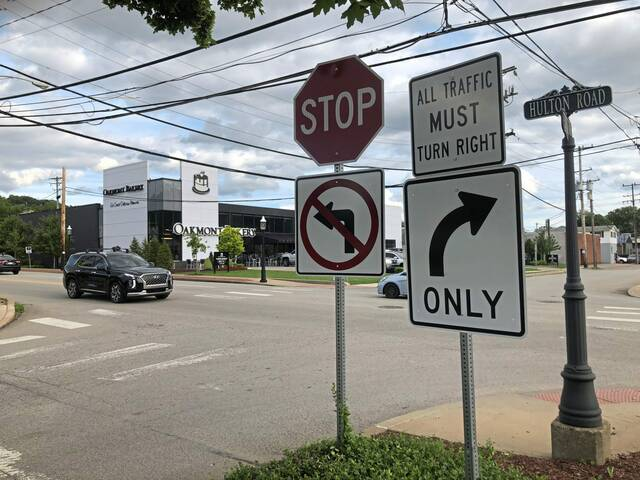
#> input picture images/5138416_web1_PAL-OakStreets-062322.jpg, 640 x 480 px; its folder holds only this picture in this run
$ python main.py
#> lines starting #> are read from the running program, lines starting #| are printed output that depends on the picture; after the words box and inside, x2 and y2 are one past the last pixel; in counts of white or black regions, pixels touching at a corner belong together
#> in detect_signs_with_masks, original_image is the input picture: shape (480, 640, 3); mean B, G, R 138.8, 142.5, 142.1
import cv2
import numpy as np
import time
import os

CONFIG = {
    'TARGET_WIDTH': 800,

    'RED_LOWER_1': np.array([0, 70, 50]),
    'RED_UPPER_1': np.array([10, 255, 255]),
    'RED_LOWER_2': np.array([170, 70, 50]),
    'RED_UPPER_2': np.array([180, 255, 255]),

    'BLUR_KERNEL': (5, 5),
    'MORPH_KERNEL': (3, 3),
    'MIN_AREA': 1500,
    'ASPECT_RATIO_MIN': 0.75,
    'ASPECT_RATIO_MAX': 1.25,

    'WHITE_BAR_THRESHOLD': 0.55,
    'CENTER_STRIP_HEIGHT': 0.10,
}

def normalize_image(image, target_width):
#> called with target_width = 800
    h, w = image.shape[:2]
#> h = 480; w = 640
    scale = target_width / w
#> scale = 1.25
    new_h = int(h * scale)
#> new_h = 600
    return cv2.resize(image, (target_width, new_h), interpolation=cv2.INTER_AREA)


def is_box_inside(inner_box, outer_box):
    xi, yi, wi, hi = inner_box
    xo, yo, wo, ho = outer_box
    buffer = 2
    if (xi >= xo - buffer) and (yi >= yo - buffer) and \
            (xi + wi <= xo + wo + buffer) and (yi + hi <= yo + ho + buffer):
        return True
    return False


def draw_dashed_horizontal_line(img, x_start, x_end, y, color, thickness=2, dash_len=10):
    for x in range(x_start, x_end, dash_len * 2):
        cv2.line(img, (x, y), (min(x + dash_len, x_end), y), color, thickness)


def detect_signs_with_masks(input_folder):
    if not os.path.exists(input_folder):
        print(f"Error: Directory '{input_folder}' not found.")
        return

    valid_extensions = ('.jpg', '.jpeg', '.png', '.bmp')
    image_files = [f for f in os.listdir(input_folder) if f.lower().endswith(valid_extensions)]

    print(f"{'=' * 60}")
    print(" PRESS 'q' TO QUIT | PRESS ANY KEY FOR NEXT IMAGE")
    print(f"{'=' * 60}\n")

    for img_name in image_files:
        img_path = os.path.join(input_folder, img_name)
        original_image = cv2.imread(img_path)
        if original_image is None: continue

        start_time = time.perf_counter()

        image = normalize_image(original_image, CONFIG['TARGET_WIDTH'])
        display_img = image.copy()

        blurred = cv2.GaussianBlur(image, CONFIG['BLUR_KERNEL'], 0)
        hsv = cv2.cvtColor(blurred, cv2.COLOR_BGR2HSV)
#> hsv: shape (600, 800, 3); mean H, S, V 65.6, 36.1, 150

        mask1 = cv2.inRange(hsv, CONFIG['RED_LOWER_1'], CONFIG['RED_UPPER_1'])
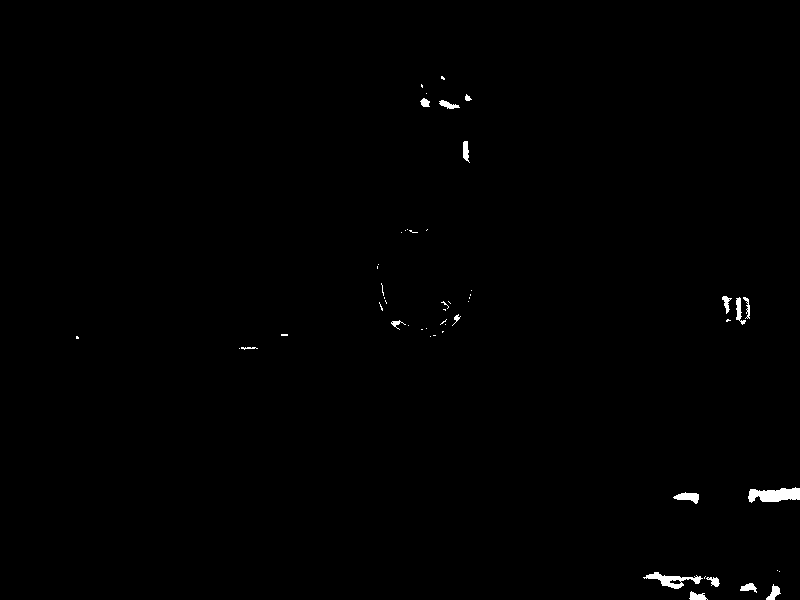
#> mask1: shape (600, 800); 0.49% white; 53 white regions (36 under 20 px), largest, box (x1, y1, x2, y2) and area: (748, 487, 800, 503) 574, (643, 572, 703, 589) 381, (673, 492, 699, 504) 177
        mask2 = cv2.inRange(hsv, CONFIG['RED_LOWER_2'], CONFIG['RED_UPPER_2'])
#> mask2: shape (600, 800); 1.6% white; 44 white regions (35 under 20 px), largest, box (x1, y1, x2, y2) and area: (370, 74, 476, 202) 6251, (400, 303, 461, 338) 527, (425, 123, 435, 150) 222
        mask_red_raw = mask1 + mask2
#> mask_red_raw: shape (600, 800); 2.1% white; 66 white regions (47 under 20 px), largest, box (x1, y1, x2, y2) and area: (370, 74, 476, 202) 6561, (379, 295, 461, 338) 782, (748, 487, 800, 503) 574
        mask_red = cv2.dilate(mask_red_raw, np.ones(CONFIG['MORPH_KERNEL'], np.uint8), iterations=1)
#> mask_red: shape (600, 800); 2.8% white; 37 white regions (8 under 20 px)
        cv2.imshow("mask_red", mask_red)
        cv2.imshow("mask_red_raw", mask_red_raw)

        contours, _ = cv2.findContours(mask_red, cv2.RETR_TREE, cv2.CHAIN_APPROX_SIMPLE)
#> contours = 45 contours, 19 with area under 20; largest, box (x1, y1, x2, y2) and area: (369, 73, 477, 203) 10132, (375, 103, 471, 170) 2632, (375, 252, 467, 339) 1496, (747, 486, 800, 504) 658, (642, 571, 721, 590) 654

        candidates = []

        for cnt in contours:
            area = cv2.contourArea(cnt)

            if area > CONFIG['MIN_AREA']:
                x, y, w, h = cv2.boundingRect(cnt)
                aspect_ratio = float(w) / h

                if CONFIG['ASPECT_RATIO_MIN'] <= aspect_ratio <= CONFIG['ASPECT_RATIO_MAX']:

                    roi_color = image[y:y + h, x:x + w]
                    roi_red_mask = mask_red[y:y + h, x:x + w]

                    roi_gray = cv2.cvtColor(roi_color, cv2.COLOR_BGR2GRAY)

                    clahe = cv2.createCLAHE(clipLimit=2.0, tileGridSize=(8, 8))
                    roi_enhanced = clahe.apply(roi_gray)
                    _, mask_white_roi = cv2.threshold(roi_enhanced, 0, 255, cv2.THRESH_BINARY + cv2.THRESH_OTSU)

                    h_roi = mask_white_roi.shape[0]
                    margin = (1.0 - CONFIG['CENTER_STRIP_HEIGHT']) / 2
                    local_y_start = int(h_roi * margin)
                    local_y_end = int(h_roi * (1.0 - margin))

                    center_strip = mask_white_roi[local_y_start:local_y_end, :]
                    white_pixels = cv2.countNonZero(center_strip)
                    total_strip_pixels = max(1, center_strip.size)
                    white_fill_ratio = white_pixels / total_strip_pixels

                    roi_red = mask_red[y:y + h, x:x + w]
                    red_pixels = cv2.countNonZero(roi_red)
                    total_box_pixels = w * h
                    red_fill_ratio = red_pixels / total_box_pixels

                    if white_fill_ratio > CONFIG['WHITE_BAR_THRESHOLD']:
                        label = "R"
                        color = (0, 255, 255)  # Yellow
                    else:
                        label = "S"
                        color = (0, 0, 255)  # Red

                    candidates.append({
                        'box': (x, y, w, h),
                        'label': label,
                        'color': color,
                        'white_ratio': white_fill_ratio,
                        'red_ratio': red_fill_ratio,
                        'area': area,
                        'vis_orig': roi_color,
                        'vis_red': roi_red_mask,
                        'vis_white': mask_white_roi
                    })
#> this loop made 45 passes
#> (area, x, y, w, h, aspect_ratio, h_roi, margin) on pass 41: (10132, 369, 73, 108, 130, 0.831, 130, 0.45)
#> (area, x, y, w, h, aspect_ratio) on pass 43: (2632.5, 375, 103, 96, 67, 1.43)
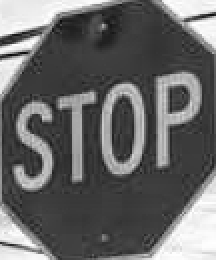
#> roi_enhanced: shape (130, 108) (shown 2 times larger); min 5, max 255, mean 102.8
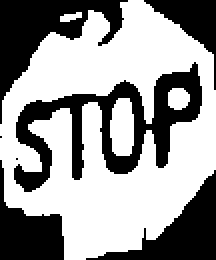
#> roi_red: shape (130, 108) (shown 2 times larger); 59.7% white; 7 black regions (2 under 20 px), largest, box (x1, y1, x2, y2) and area: (7, 31, 101, 96) 1992, (0, 0, 64, 62) 1346, (43, 85, 108, 130) 994, (0, 80, 32, 130) 796, (72, 0, 108, 45) 524
#> after the loop, candidates = 1 item

        candidates.sort(key=lambda x: x['area'], reverse=True)
        final_detections = []
        processed_indices = set()
        for i in range(len(candidates)):
            if i in processed_indices: continue
            outer = candidates[i]
            final_detections.append(outer)
            for j in range(i + 1, len(candidates)):
                if j in processed_indices: continue
                if is_box_inside(candidates[j]['box'], outer['box']):
                    processed_indices.add(j)
#> this loop made 1 pass
#> after the loop, final_detections = 1 item; processed_indices = 0 items

        print(f"IMAGE: {img_name}")

        if final_detections:
            debug_views = []
            fixed_height = 200

            for det in final_detections:
                orig = det['vis_orig']

                red_vis = cv2.cvtColor(det['vis_red'], cv2.COLOR_GRAY2BGR)
                red_vis[:, :, 0] = 0  # Remove Blue
                red_vis[:, :, 1] = 0  # Remove Green

                white_vis = cv2.cvtColor(det['vis_white'], cv2.COLOR_GRAY2BGR)

                scale = fixed_height / orig.shape[0]
                new_w = int(orig.shape[1] * scale)

                v1 = cv2.resize(orig, (new_w, fixed_height))
                v2 = cv2.resize(red_vis, (new_w, fixed_height))
                v3 = cv2.resize(white_vis, (new_w, fixed_height))

                cv2.rectangle(v1, (0, 0), (new_w - 1, fixed_height - 1), det['color'], 2)
                cv2.rectangle(v2, (0, 0), (new_w - 1, fixed_height - 1), (0, 0, 255), 2)
                cv2.rectangle(v3, (0, 0), (new_w - 1, fixed_height - 1), (255, 255, 255), 2)

                combined = np.hstack([v1, v2, v3])
                debug_views.append(combined)
#> this loop made 1 pass
#> (scale, new_w) on pass 1: (1.54, 166)
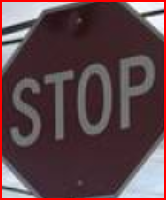
#> v1: shape (200, 166, 3); mean B, G, R 72.2, 67.3, 93
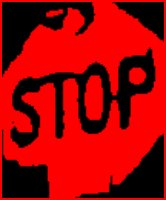
#> v2: shape (200, 166, 3); mean B, G, R 0, 0, 161.4
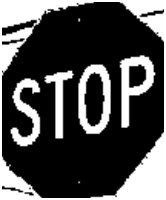
#> v3: shape (200, 166, 3); min 0, max 255, mean 77.5
#> after the loop, debug_views = 1 item

            # Pad widths to match the widest row
            if debug_views:
                max_width = max(view.shape[1] for view in debug_views)
#> max_width = 498
                padded_views = []

                for view in debug_views:
                    h, w, c = view.shape
                    if w < max_width:
                        # Add black padding to the right
                        padding = np.zeros((h, max_width - w, c), dtype=np.uint8)
                        view = np.hstack([view, padding])
                    padded_views.append(view)
#> this loop made 1 pass
#> (h, w, c) on pass 1: (200, 498, 3)
#> after the loop, padded_views = 1 item

        else:
            empty = np.zeros((100, 300, 3), dtype=np.uint8)
            cv2.putText(empty, "No Detection", (20, 50), cv2.FONT_HERSHEY_SIMPLEX, 0.7, (255, 255, 255), 2)

        for det in final_detections:
            x, y, w, h = det['box']
            label = det['label']

            print(f"  -> {label} | White%: {det['white_ratio'] * 100:.1f}%")

            cv2.rectangle(display_img, (x, y), (x + w, y + h), det['color'], 3)

            margin = (1.0 - CONFIG['CENTER_STRIP_HEIGHT']) / 2
            strip_top = int(y + (h * margin))
            strip_bottom = int(y + (h * (1.0 - margin)))
            draw_dashed_horizontal_line(display_img, x, x + w, strip_top, (255, 255, 0))
            draw_dashed_horizontal_line(display_img, x, x + w, strip_bottom, (255, 255, 0))

            label_txt = f"{label} ({det['white_ratio']:.2f})"
            (t_w, t_h), _ = cv2.getTextSize(label_txt, cv2.FONT_HERSHEY_SCRIPT_COMPLEX, 0.6, 2)
            cv2.rectangle(display_img, (x, y - 25), (x + t_w, y), det['color'], -1)
            cv2.putText(display_img, label_txt, (x, y - 5), cv2.FONT_HERSHEY_SIMPLEX, 0.6, (0, 0, 0), 2)
#> this loop made 1 pass
#> (x, y, w, h, label, margin, strip_top, strip_bottom) on pass 1: (369, 73, 108, 130, 'S', 0.45, 131, 144)
#|   -> S | White%: 26.8%
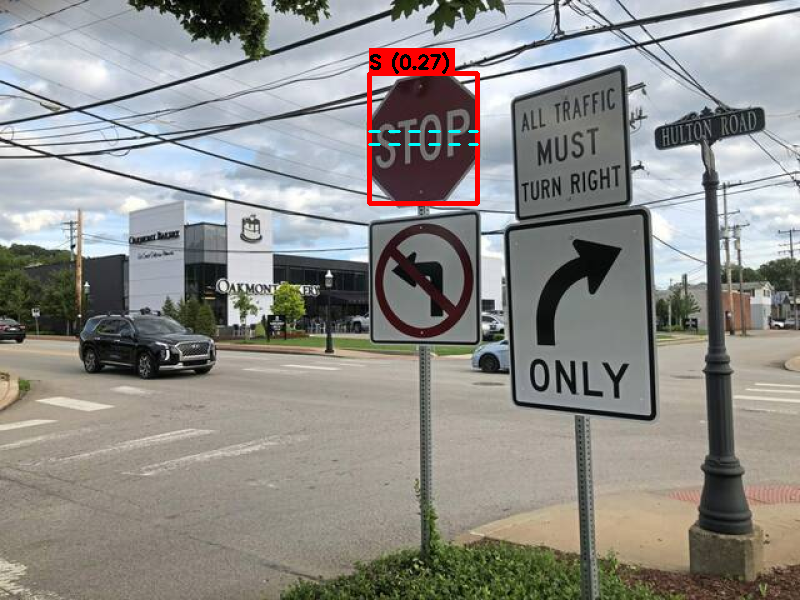
#> display_img: shape (600, 800, 3); mean B, G, R 137.3, 141.1, 142.5

        end_time = time.perf_counter()
        execution_time = (end_time - start_time) * 1000
        print(f"Image processing time: {execution_time:.2f} ms")
        print("-" * 40)
        cv2.imshow("Main View", display_img)

        key = cv2.waitKey(0) & 0xFF
#> (key q is pressed here)
        if key == ord('q'):
            break

    cv2.destroyAllWindows()


if __name__ == "__main__":
    detect_signs_with_masks("./images")

$ run again, on images/normal_size_image.jpg
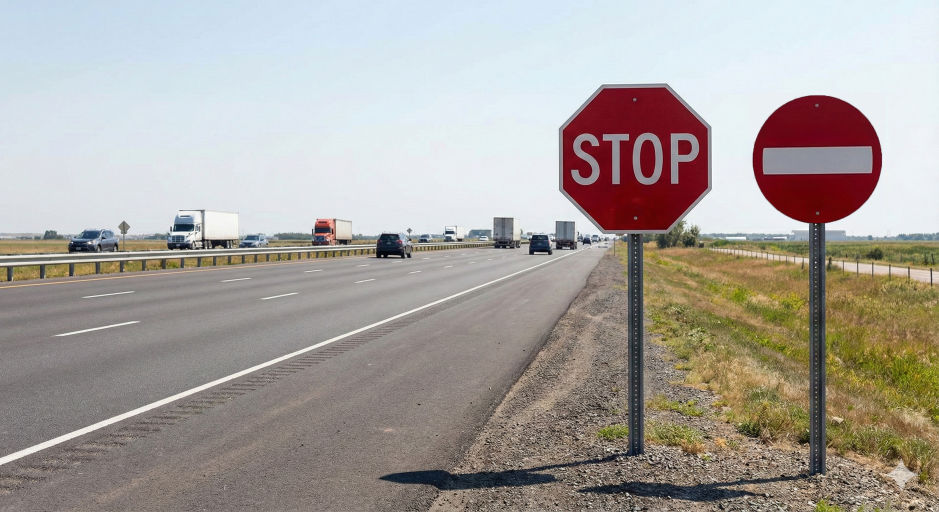
#> input picture images/normal_size_image.jpg, 2816 x 1536 px (shown at 1/3 size)
#> in detect_signs_with_masks, original_image is the input picture: shape (1536, 2816, 3); mean B, G, R 157, 162.1, 168.3
#> hsv: shape (436, 800, 3); mean H, S, V 63.4, 47.4, 175.8
#> mask1: shape (436, 800); 0.18% white; 20 white regions (13 under 20 px), largest, box (x1, y1, x2, y2) and area: (685, 168, 705, 189) 203, (269, 187, 286, 208) 167, (549, 177, 558, 192) 71
#> mask2: shape (436, 800); 5.1% white; 9 white regions (5 under 20 px), largest, box (x1, y1, x2, y2) and area: (479, 74, 604, 197) 10192, (642, 81, 752, 191) 7093, (545, 119, 559, 152) 382, (578, 119, 590, 132) 141
#> mask_red_raw: shape (436, 800); 5.3% white; 5 white regions, box (x1, y1, x2, y2) and area: (479, 74, 604, 197) 10372, (642, 81, 752, 191) 7390, (545, 119, 559, 152) 382, (269, 187, 286, 208) 206, (578, 119, 590, 132) 141
#> mask_red: shape (436, 800); 5.9% white; 5 white regions
#> contours = 10 contours; largest, box (x1, y1, x2, y2) and area: (478, 73, 605, 198) 12928, (641, 80, 753, 192) 9706, (650, 125, 743, 148) 1909, (540, 114, 564, 157) 808, (572, 114, 595, 156) 534
#> the loop in detect_signs_with_masks, `for cnt in contours:` made 10 passes
#> (area, x, y, w, h, aspect_ratio, h_roi, margin) on passes 2, 4: (9705.5, 641, 80, 112, 112, 1, 112, 0.45), (12927.5, 478, 73, 127, 125, 1.02, 125, 0.45)
#> after the loop in detect_signs_with_masks, `for cnt in contours:`:
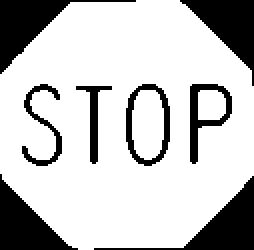
#> roi_red: shape (125, 127) (shown 2 times larger); 76.5% white; 8 black regions, largest, box (x1, y1, x2, y2) and area: (47, 88, 127, 125) 715, (0, 0, 68, 37) 706, (90, 0, 127, 43) 675
#> after the loop in detect_signs_with_masks, `for cnt in contours:`: candidates = 2 items
#> the loop in detect_signs_with_masks, `for i in range(len(candidates)):` made 2 passes
#> after the loop in detect_signs_with_masks, `for i in range(len(candidates)):`: processed_indices = 0 items
#> the loop in detect_signs_with_masks, `for det in final_detections:` made 2 passes
#> (scale, new_w) on passes 1 to 2: (1.6, 203), (1.79, 200)
#> after the loop in detect_signs_with_masks, `for det in final_detections:`: debug_views = 2 items
#> max_width = 609
#> the loop in detect_signs_with_masks, `for view in debug_views:` made 2 passes
#> (h, w, c) on passes 1 to 2: (200, 609, 3), (200, 600, 3)
#> after the loop in detect_signs_with_masks, `for view in debug_views:`: padded_views = 2 items
#> the loop in detect_signs_with_masks, `for det in final_detections:` made 2 passes
#> (x, y, w, h, label, margin, strip_top, strip_bottom) on passes 1 to 2: (478, 73, 127, 125, 'S', 0.45, 129, 141), (641, 80, 112, 112, 'R', 0.45, 130, 141)
#> (printed output is left out)
#> after the loop in detect_signs_with_masks, `for det in final_detections:`:
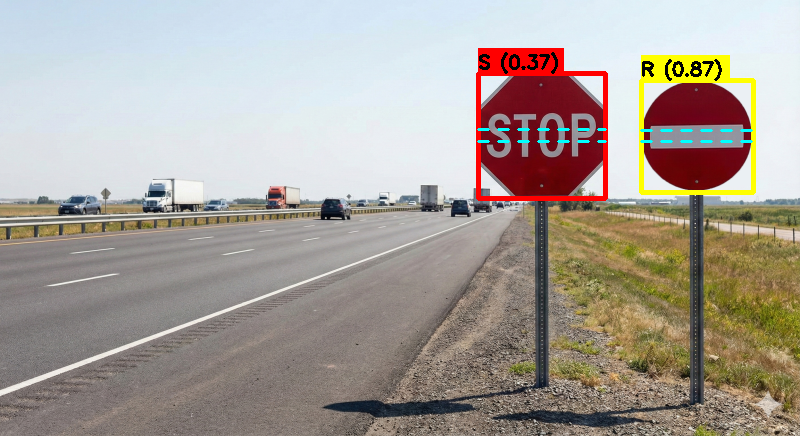
#> display_img: shape (436, 800, 3); mean B, G, R 151.8, 159.7, 168.2
